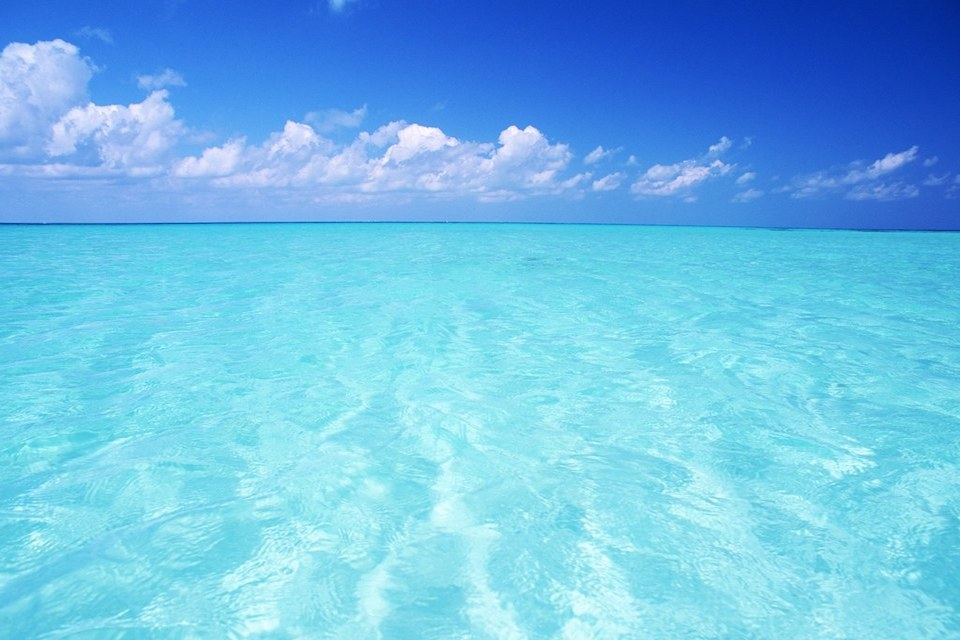
%> input picture OutilsHilbertiens/sea01.jpg, 960 x 640 px
$ octave Ex4_TP1.m   (GNU Octave 9; MATLAB toolbox functions it lacks are replaced by stand-ins)
%> lines starting %> are read from the running program, lines starting %| are printed output that depends on the picture
I1 = imread('sea01.jpg'); I1 = rgb2hsv(I1);
%> further down, I1 is the input picture: size 640x960x3 uint8; mean R, G, B 110.2, 188.8, 231
%> after `I1 = rgb2hsv(I1)`: I1: size 640x960x3 double; mean H, S, V 0.552, 0.534, 0.906
A = fftshift(abs(fft2(I1)));
%> A: size 640x960x3 double; mean H, S, V 13.3, 2.6, 14
imshow(log(1+0.001*A),[])
I2 = imread('sea02.jpg'); I2 = rgb2hsv(I2);
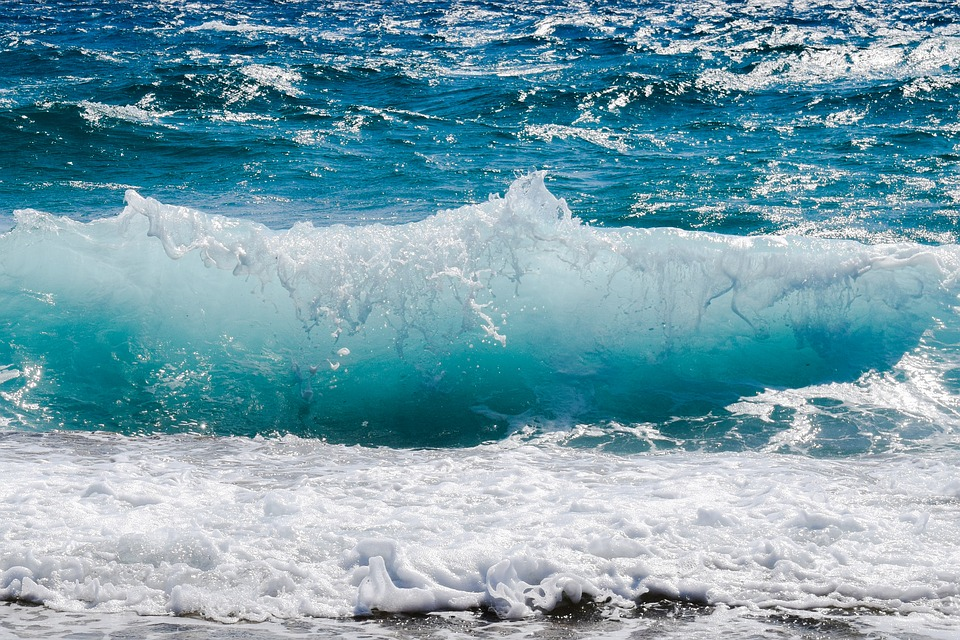
%> input picture OutilsHilbertiens/sea02.jpg, 960 x 640 px
%> further down, I2 is the input picture: size 640x960x3 uint8; mean R, G, B 118.5, 159.5, 172.8
%> after `I2 = rgb2hsv(I2)`: I2: size 640x960x3 double; mean H, S, V 0.563, 0.397, 0.678
figure(2);
B = fftshift(abs(fft2(I2)));
%> B: size 640x960x3 double; mean H, S, V 62.9, 48.8, 69.7
imshow(log(1+0.001*B),[]);
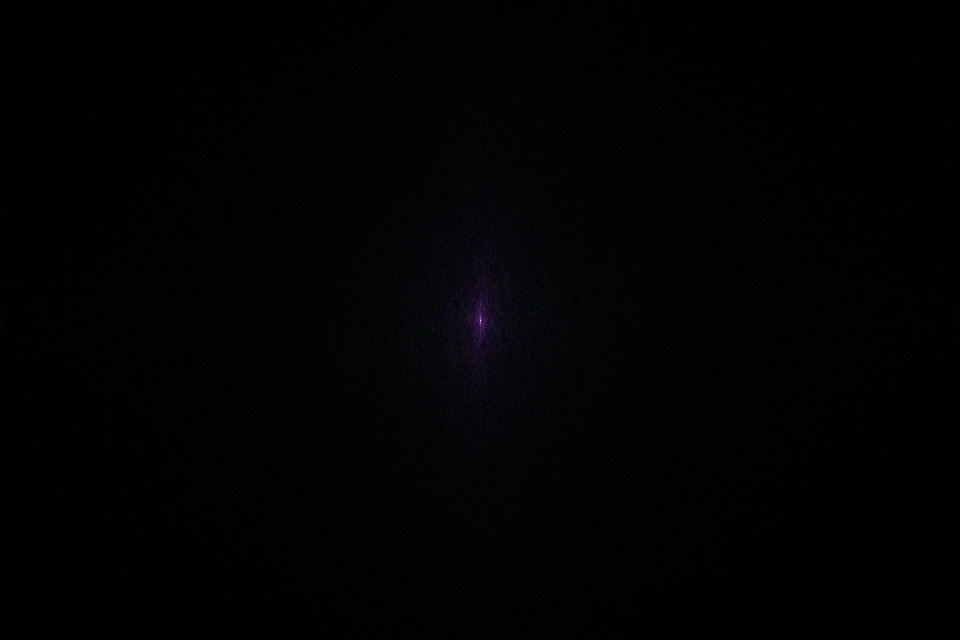
%> displayed picture: size 640x960x3, on the screen's scale of 0 to 255; mean R, G, B 2.4, 1.9, 2.6
I3 = imread('sea03.jpg'); I3 = rgb2hsv(I3);
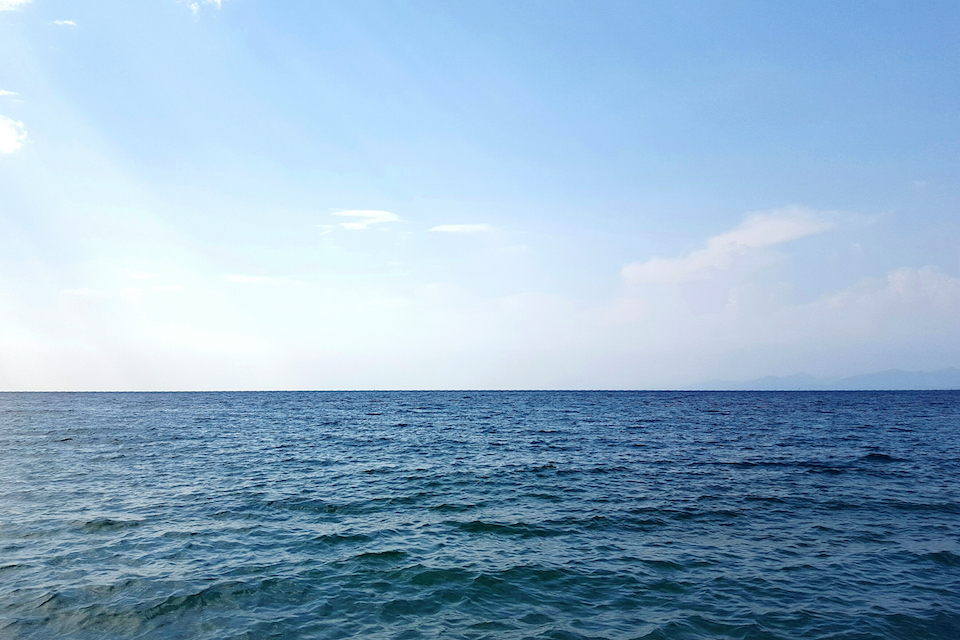
%> input picture OutilsHilbertiens/sea03.jpg, 960 x 640 px
%> further down, I3 is the input picture: size 640x960x3 uint8; mean R, G, B 144, 175.2, 200.7
%> after `I3 = rgb2hsv(I3)`: I3: size 640x960x3 double; mean H, S, V 0.571, 0.339, 0.787
figure(3);
C = fftshift(abs(fft2(I3)));
%> C: size 640x960x3 double; mean H, S, V 32.3, 11.1, 42.7
imshow(log(1+0.001*C),[]);
I2 = I2(:,:,3);
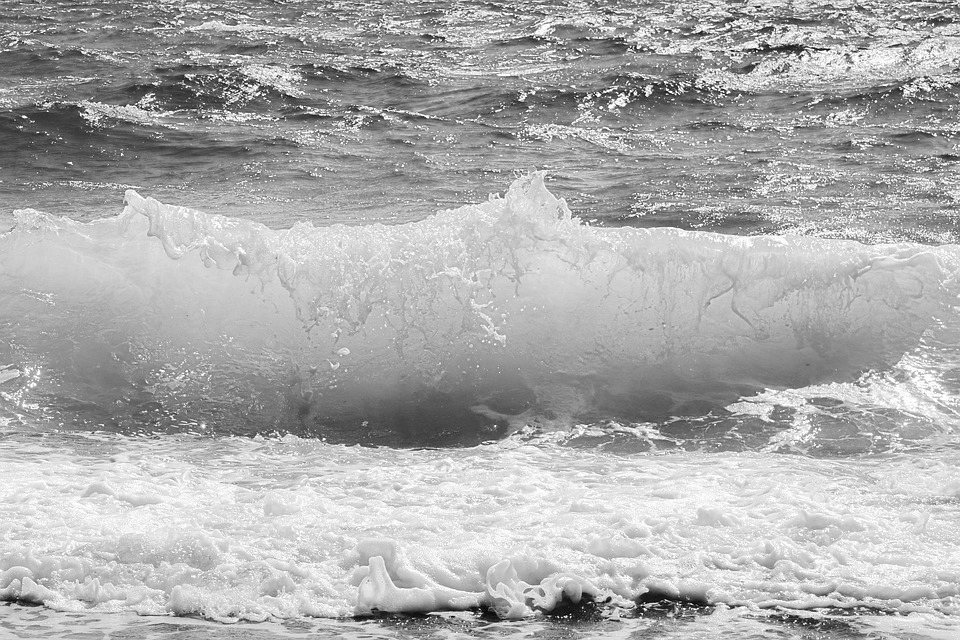
%> I2: size 640x960 double; min 0, max 1, mean 0.678
s = 100;                                %plu s gran plu flou image
h = fspecial('gaussian', size(I2),s);
H = fft2(h); I = fft2(fftshift(I2));
O = H.*I;
o = real(ifft2(O));
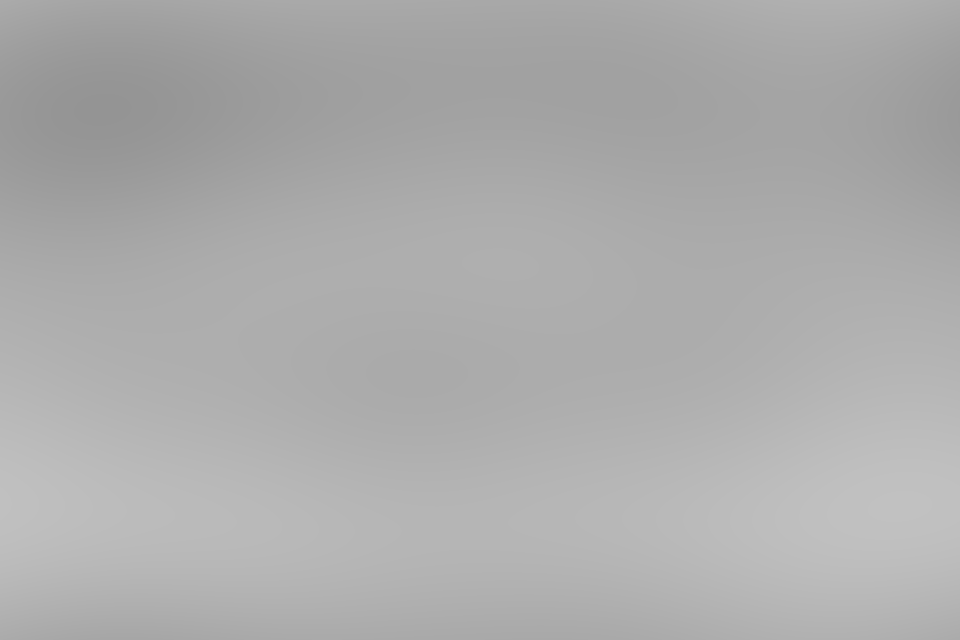
%> o: size 640x960 double; min 0.583, max 0.758, mean 0.678
imshow(o,[]);
